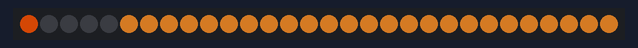
This sketch was run on a simulated Arduino Uno, built with avr-gcc and run on an emulated ATmega328P. On the bench: 30 RGB LEDs in strip order, left to right. Dim RGB values are drawn brighter than linear.

Above: at 3.1 s.
At 5.1 s:
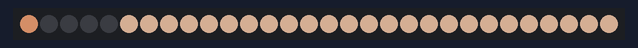

The sketch:

ColorTempTest.ino
```cpp
#include <FastLED.h>

#define LED_PIN     6

// Information about the LED strip itself
#define NUM_LEDS    30
#define CHIPSET     WS2811
#define COLOR_ORDER GRB
CRGB leds[NUM_LEDS];

#define BRIGHTNESS  128


// FastLED v2.1 provides two color-management controls:
//   (1) color correction settings for each LED strip, and
//   (2) master control of the overall output 'color temperature'
//
// THIS EXAMPLE demonstrates the second, "color temperature" control.
// It shows a simple rainbow animation first with one temperature profile,
// and a few seconds later, with a different temperature profile.
//
// The first pixel of the strip will show the color temperature.
//
// HELPFUL HINTS for "seeing" the effect in this demo:
// * Don't look directly at the LED pixels.  Shine the LEDs aganst
//   a white wall, table, or piece of paper, and look at the reflected light.
//
// * If you watch it for a bit, and then walk away, and then come back
//   to it, you'll probably be able to "see" whether it's currently using
//   the 'redder' or the 'bluer' temperature profile, even not counting
//   the lowest 'indicator' pixel.
//
//
// FastLED provides these pre-conigured incandescent color profiles:
//     Candle, Tungsten40W, Tungsten100W, Halogen, CarbonArc,
//     HighNoonSun, DirectSunlight, OvercastSky, ClearBlueSky,
// FastLED provides these pre-configured gaseous-light color profiles:
//     WarmFluorescent, StandardFluorescent, CoolWhiteFluorescent,
//     FullSpectrumFluorescent, GrowLightFluorescent, BlackLightFluorescent,
//     MercuryVapor, SodiumVapor, MetalHalide, HighPressureSodium,
// FastLED also provides an "Uncorrected temperature" profile
//    UncorrectedTemperature;

#define TEMPERATURE_1 Candle
#define TEMPERATURE_2 SodiumVapor

// How many seconds to show each temperature before switching
#define DISPLAYTIME 5
// How many seconds to show black between switches
#define BLACKTIME   1

void loop()
{
  // draw a generic, no-name rainbow
  static uint8_t starthue = 0;
  fill_solid( leds + 5, NUM_LEDS - 5, CHSV(0, 0, 255));

  // Choose which 'color temperature' profile to enable.
  uint8_t secs = (millis() / 1000) % (DISPLAYTIME * 2);
  if( secs < DISPLAYTIME) {
    FastLED.setTemperature( TEMPERATURE_1 ); // first temperature
    leds[0] = TEMPERATURE_1; // show indicator pixel
  } else {
    FastLED.setTemperature( TEMPERATURE_2 ); // second temperature
    leds[0] = TEMPERATURE_2; // show indicator pixel
  }

  FastLED.show();
  FastLED.delay(8);
}

void setup() {
  delay( 3000 ); // power-up safety delay
  // It's important to set the color correction for your LED strip here,
  // so that colors can be more accurately rendered through the 'temperature' profiles
  FastLED.addLeds<CHIPSET, LED_PIN, COLOR_ORDER>(leds, NUM_LEDS).setCorrection( TypicalSMD5050 );
  FastLED.setBrightness( BRIGHTNESS );
}
```

Measured:
- what the display in image 0 shows lasts 2.0 s, from 3.0 s to 5.0 s
- what the display in image 1 shows lasts 5.0 s, from 5.0 s to 10.0 s
